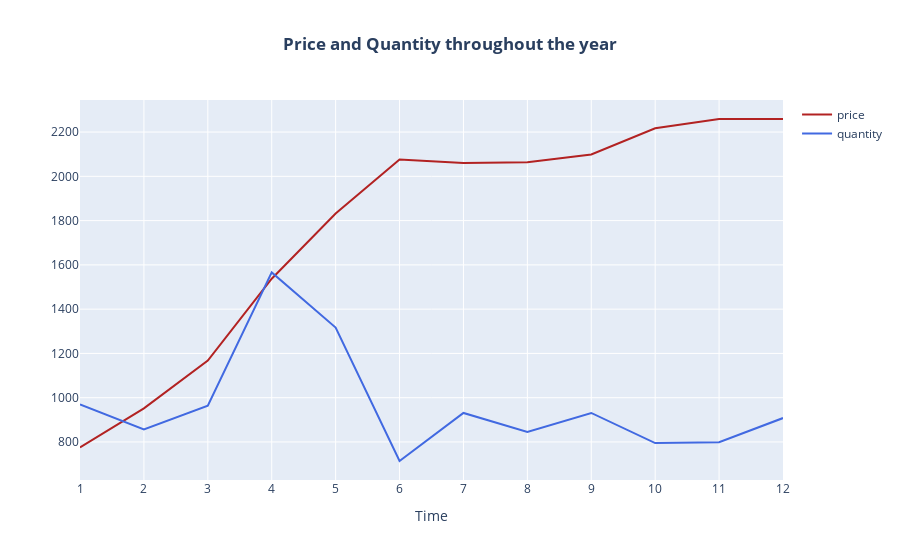

The notebook cell saved with this chart:
### Code cell
fig1 = go.Figure()
d = data[data['item_name']=='سجوك بقري لولي 500جرام']
r1 = d.groupby(['month'], as_index=False).sum()
r = d.groupby(['month'], as_index=False).mean()
fig1.add_trace(go.Scatter(x=r["month"], y=r["price"], name='price', mode="lines",line = dict(color='firebrick')))
fig1.add_trace(go.Scatter(x=r["month"], y=r1["quantity"], name='quantity', mode="lines", line = dict(color='royalblue')))
fig1.update_layout(title='<b>Price and Quantity throughout the year</b>',
                   xaxis_title='Time',
                   )
fig1.update_layout(xaxis= dict(
        tickmode = 'array',
        tickvals = [1, 2, 3, 4, 5, 6, 7, 8, 9, 10, 11, 12],
        ticktext = [1, 2, 3, 4, 5, 6, 7, 8, 9, 10, 11, 12]), title_x = 0.5)
fig1.show()

### Figure 1 — Plotly figure (JSON) as saved in the notebook; plotly's stock layout.template omitted (floating-point values rounded to 4 significant figures)
{"data": [{"line": {"color": "firebrick"}, "mode": "lines", "name": "price", "type": "scatter", "x": [1, 2, 3, 4, 5, 6, 7, 8, 9, 10, 11, 12], "y": [775.4, 951.7, 1168.0, 1537.0, 1832.0, 2076.0, 2061.0, 2064.0, 2099.0, 2217.0, 2259.0, 2259.0]}, {"line": {"color": "royalblue"}, "mode": "lines", "name": "quantity", "type": "scatter", "x": [1, 2, 3, 4, 5, 6, 7, 8, 9, 10, 11, 12], "y": [970, 857, 964, 1566, 1317, 714, 931, 845, 931, 795, 799, 908]}], "layout": {"title": {"text": "<b>Price and Quantity throughout the year</b>", "x": 0.5}, "xaxis": {"tickmode": "array", "ticktext": [1, 2, 3, 4, 5, 6, 7, 8, 9, 10, 11, 12], "tickvals": [1, 2, 3, 4, 5, 6, 7, 8, 9, 10, 11, 12], "title": {"text": "Time"}}}}
